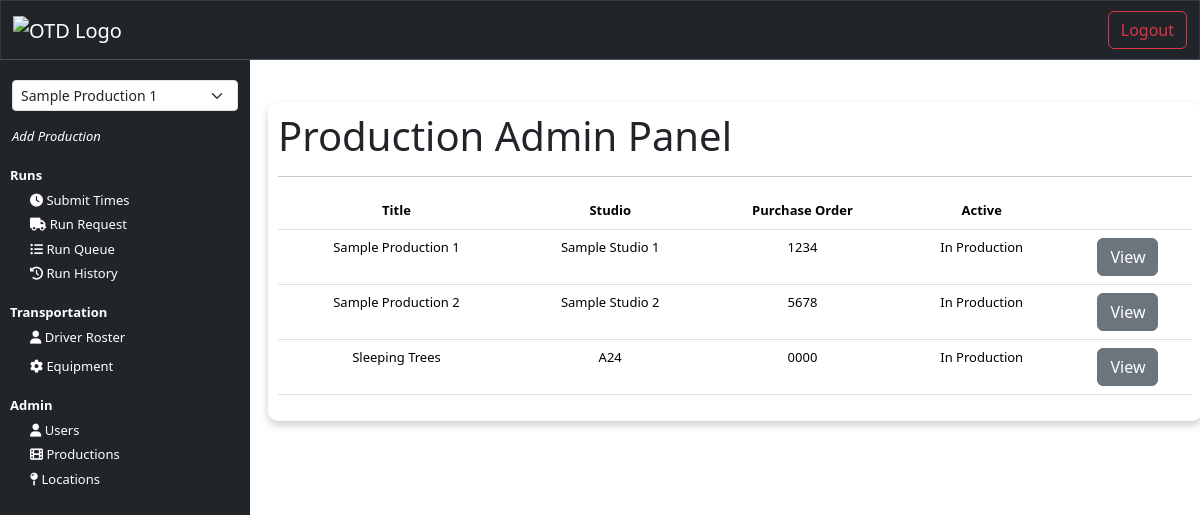
The page /production_admin (signed in) on the database as committed earlier.
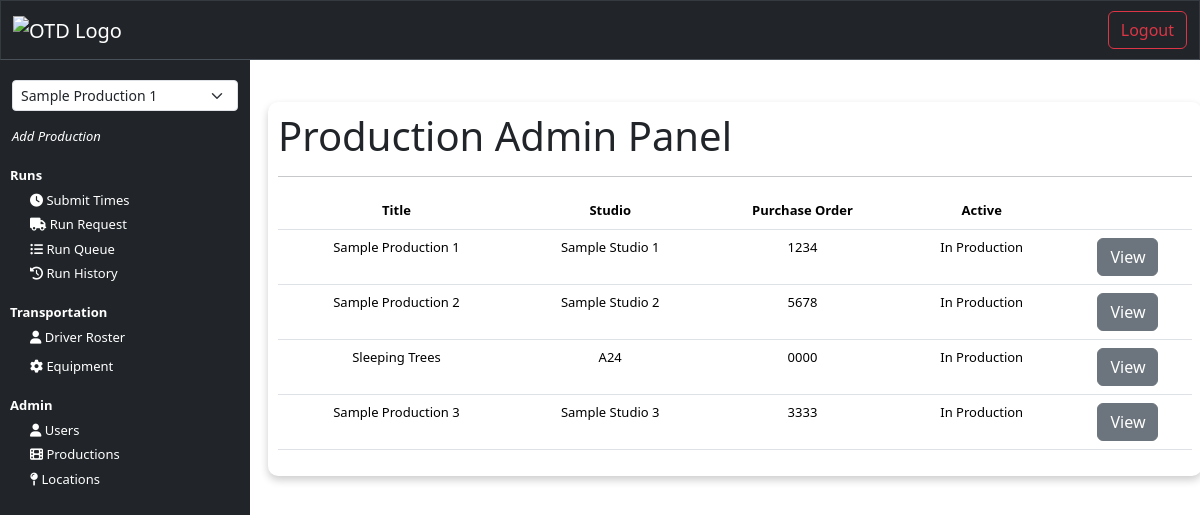
The same page on the database as committed later.
### core/models.py (models this page shows, shortened)
class Production(models.Model):
    create_date = models.DateField(auto_now_add=True)
    code = models.CharField(max_length=6, unique=True, null=True, blank=True)  # Add this field for the 6-digit code
    production_title = models.CharField(max_length=150, null=True)
    production_studio = models.CharField(max_length=150, null=True)
    production_email = models.EmailField(_('email address'), null=True)
    purchase_order = models.CharField(max_length=10, null=True)
    coordinator_name = models.CharField(max_length=150, null=True)
    coordinator_email = models.EmailField(_('email address'), null=True)
    captain_name = models.CharField(max_length=150, null=True)
    captain_email = models.EmailField(_('email address'), null=True)
    production_notes = models.TextField(max_length=2000, null=True)
    is_active = models.BooleanField(default=True)

### interface/views.py (the view)
# urls.py: path('production_admin', views.production_admin, name="production_admin"),
@login_required(login_url=login)
def production_admin(request):
    productions = Production.objects.all()
    user = get_object_or_404(NewUser, id=request.user.id)
    user_productions = user.productions.filter(is_active=True)
    context = {
        'productions': productions,
        'user_productions': user_productions,
    }
    return render(request, 'interface/production_admin.html', context = context)

### interface/templates/interface/production_admin.html
{% extends 'interface/layout.html' %}
{% load crispy_forms_tags %}
{% block content %}
    <main>
        <br>
        <div class="container card-body">
            <h1>Production Admin Panel</h1>
            <hr>
            <div class="table-responsive">
                <table class="table">
                    <thead>
                        <tr>
                            <th scope="col">Title</th>
                            <th scope="col">Studio</th>
                            <th scope="col" class="hidden-column">Purchase Order</th>
                            <th scope="col">Active</th>
                            <th scope="col"></th>
                        </tr>
                    </thead>
                    <tbody>
                        {% for production in productions %}
                            <tr>
                                <td>{{ production.production_title }}</td>
                                <td >{{ production.production_studio }}</td>
                                <td class="hidden-column">{{ production.purchase_order }}</td>
                                <td>
                                    {% if production.is_active %}
                                        In Production
                                    {% else %}
                                        Wrapped
                                    {% endif %}
                                </td>
                                <td>
                                    <button class="btn btn-secondary">View</button>
                                </td>
                            </tr>
                        {% endfor %}
                    </tbody>
                </table>
            </div>
        </div>
    </main>
{% endblock %}

Rows that differ between the two databases and show on the page:
added Production: production_title "Sample Production 3", production_studio "Sample Studio 3", purchase_order "3333", is_active "In Production"
